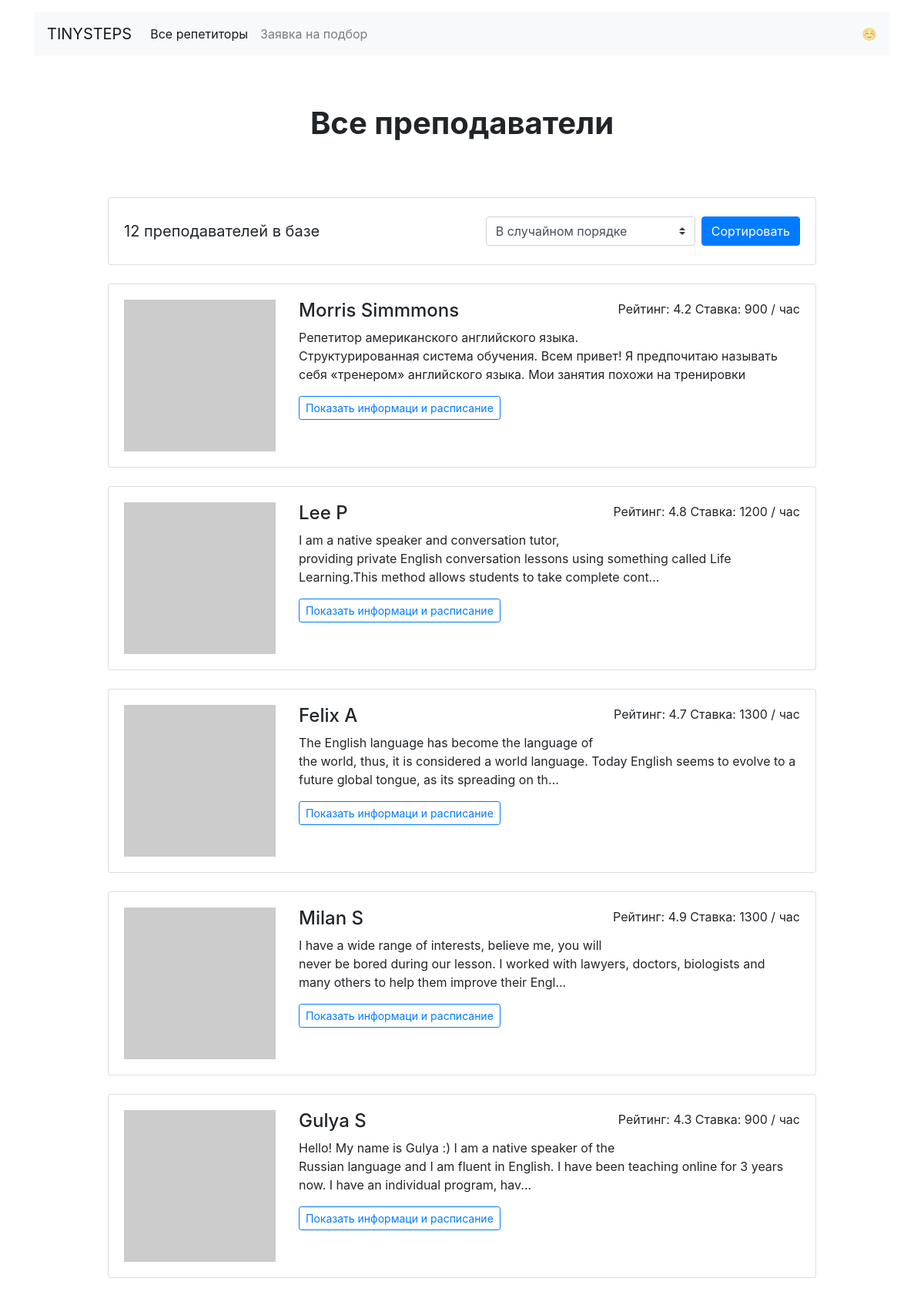
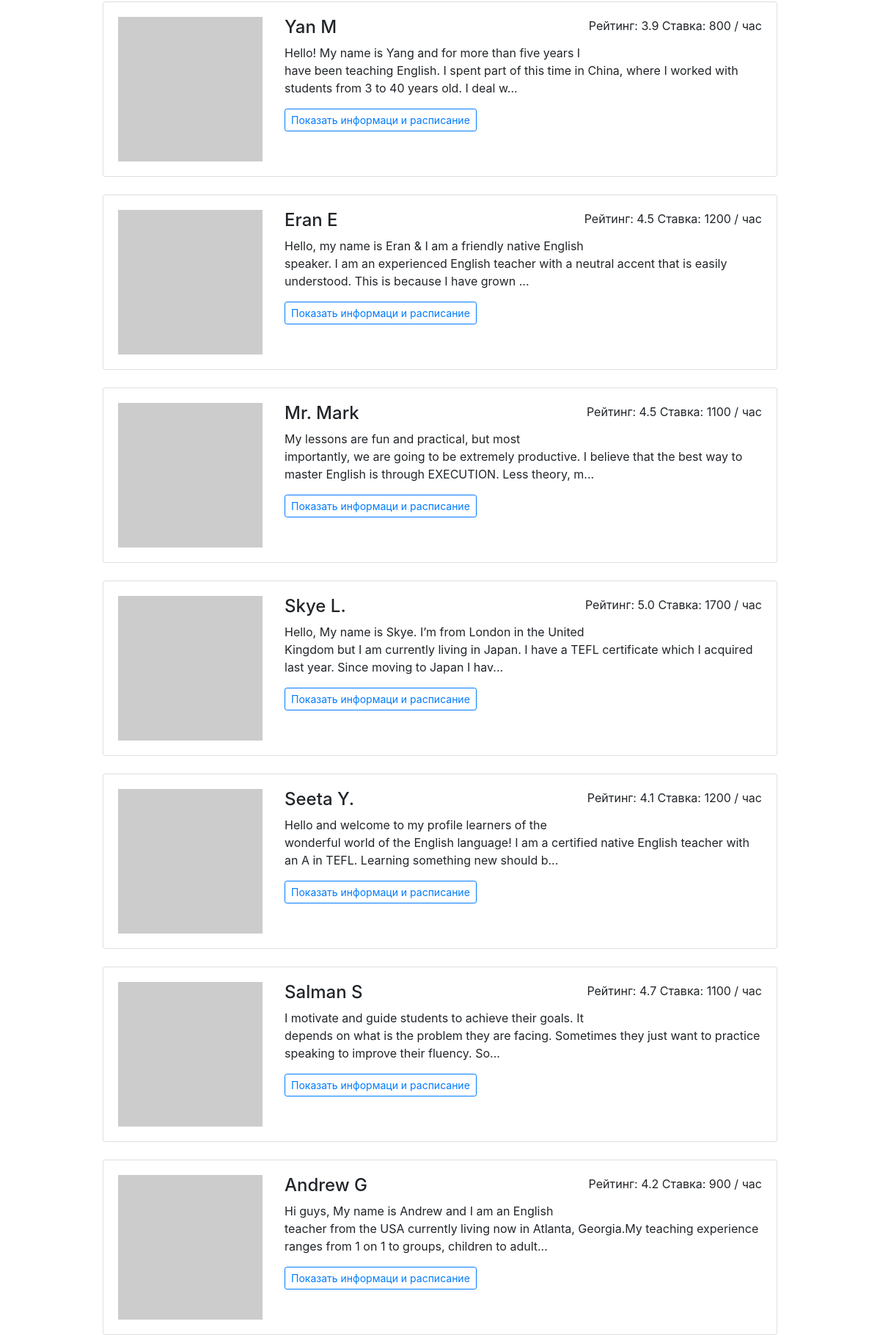
Page /all/ (upper part) on the committed database (2 pictures, top to bottom).
### app.py (models this page shows)
class Teacher(db.Model):
    __tablename__ = 'teacher'
    id = db.Column(db.Integer, primary_key=True)
    name = db.Column(db.String(255))
    about = db.Column(db.Text)
    rating = db.Column(db.Float)
    picture = db.Column(db.String(255))
    price = db.Column(db.Integer)
    free = db.Column(db.Text)
    booking = db.relationship('Booking', back_populates="teacher")
    goals = db.relationship('Goal', secondary=teacher_goals, back_populates="teacher")

### app.py (the view, shortened to what this page needs)
@app.route('/all/', methods=['POST', 'GET'])
def all_teachers():
    form = SortTeacherForm()
    teacher_all = Teacher.query.all()
    teacher_count = Teacher.query.count()
    return render_template('flask_teacher/all.html', teachers=teacher_all, form=form, teacher_count=teacher_count)

### app.py
class SortTeacherForm(FlaskForm):
    select_sort = SelectField('select_sort', choices=[
        ('random', 'В случайном порядке'),
        ('rating', 'Сначала лучшие по рейтингу'),
        ('max_price', 'Сначала дорогие'),
        ('min_price', 'Сначала недорогие'),
    ])

### templates/flask_teacher/all.html (shortened to what this page needs)
{% extends 'base.html' %}
{% block content %}
    <main class="container mt-3">
        <h1 class="h1 text-center w-50 mx-auto mt-1 py-5 mb-4"><strong>Все преподаватели</strong></h1>
        <div class="row">
            <div class="col-12 col-lg-10 offset-lg-1 m-auto">
                <div class="card mb-4">
                    <div class="card-body align-right">
                        <p class="lead float-left d-inline-block mt-2 mb-0"><strong>{{ teacher_count }} преподавателей
                            в
                            базе</strong>
                        </p>
                        <form class="float-right d-inline-block" method="post" action="{{ url_for('all_teachers') }}">
                            <div class="form-inline">
                                {{ form.select_sort(class_='custom-select my-1 mr-2') }}
                                <button type="submit" class="btn btn-primary my-1">Сортировать</button>
                            </div>
                        </form>
                    </div>
                </div>
                {% for teacher in teachers %}
                    <div class="card mb-4">
                        <div class="card-body">
                            <div class="row">
                                <div class="col-3"><img src="{{ teacher.picture }}" class="img-fluid" alt=""></div>
                                <div class="col-9">
                                    <p class="float-right">Рейтинг: {{ teacher.rating }} Ставка: {{ teacher.price }} /
                                        час</p>
                                    <h2 class="h4">{{ teacher.name }}</h2>
                                    <p>{{ teacher.about|truncate(182, True) }}</p>
                                    <a href="{{ url_for('profiles',pk=teacher.id) }}" class="btn btn-outline-primary btn-sm
                                 mr-3
                                mb-2">Показать
                                        информаци и
                                        расписание</a>
                                </div>
                            </div>
                        </div>
                    </div>
                {% endfor %}
            </div>
        </div>
    </main>
{% endblock %}

### rows in the picture
Teacher: rating "4.2", price "900", name "Morris Simmmons", about "Репетитор американского английского языка. Структурированная система обучения. Всем привет! Я предпочитаю называть себя «тренером» английского языка. Мои занятия похожи на тренировки"
Teacher: rating "4.8", price "1200", name "Lee P", about "I am a native speaker and conversation tutor, providing private English conversation lessons using something called Life Learning.This method allows students to take complete cont..."
Teacher: rating "4.7", price "1300", name "Felix A", about "The English language has become the language of the world, thus, it is considered a world language. Today English seems to evolve to a future global tongue, as its spreading on th..."
Teacher: rating "4.9", price "1300", name "Milan S", about "I have a wide range of interests, believe me, you will never be bored during our lesson. I worked with lawyers, doctors, biologists and many others to help them improve their Engl..."
Teacher: rating "4.3", price "900", name "Gulya S", about "Hello! My name is Gulya :) I am a native speaker of the Russian language and I am fluent in English. I have been teaching online for 3 years now. I have an individual program, hav..."
Teacher: rating "3.9", price "800", name "Yan M", about "Hello! My name is Yang and for more than five years I have been teaching English. I spent part of this time in China, where I worked with students from 3 to 40 years old. I deal w..."
Teacher: rating "4.5", price "1200", name "Eran E", about "Hello, my name is Eran & I am a friendly native English speaker. I am an experienced English teacher with a neutral accent that is easily understood. This is because I have grown ..."
Teacher: rating "4.5", price "1100", name "Mr. Mark", about "My lessons are fun and practical, but most importantly, we are going to be extremely productive. I believe that the best way to master English is through EXECUTION. Less theory, m..."
Teacher: rating "5.0", price "1700", name "Skye L.", about "Hello, My name is Skye. I’m from London in the United Kingdom but I am currently living in Japan. I have a TEFL certificate which I acquired last year. Since moving to Japan I hav..."
Teacher: rating "4.1", price "1200", name "Seeta Y.", about "Hello and welcome to my profile learners of the wonderful world of the English language! I am a certified native English teacher with an A in TEFL. Learning something new should b..."
Teacher: rating "4.7", price "1100", name "Salman S", about "I motivate and guide students to achieve their goals. It depends on what is the problem they are facing. Sometimes they just want to practice speaking to improve their fluency. So..."
Teacher: rating "4.2", price "900", name "Andrew G", about "Hi guys, My name is Andrew and I am an English teacher from the USA currently living now in Atlanta, Georgia.My teaching experience ranges from 1 on 1 to groups, children to adult..."

### other values in the picture
{{ teacher_count }} "12"
